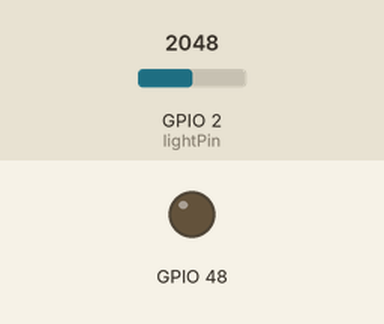
Recording of a sketch running on a simulated ESP32-S3. Shown: output pins drawn as LEDs (lit = HIGH). The test bench sets the inputs (shaded band); at power-on: GPIO 2 (lightPin) = 2048. What the sketch prints to the serial monitor is not drawn.

Above: at 1.3 s.
1.4 s: GPIO 2 (lightPin) set to 1711
2.9 s: GPIO 2 (lightPin) set to 1599
At 3.6 s:
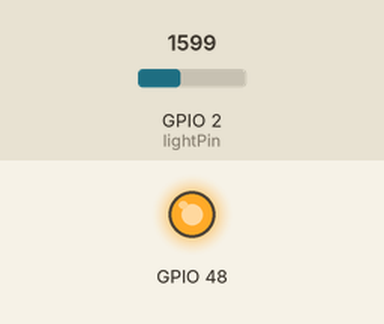
4.5 s: GPIO 2 (lightPin) set to 2047
At 4.8 s:
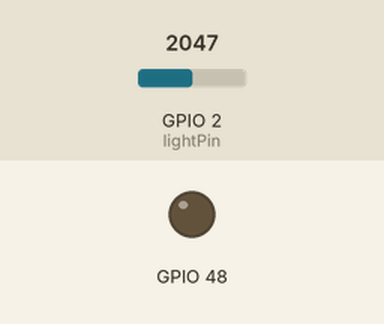
6.0 s: GPIO 2 (lightPin) set to 1228
At 7.2 s:
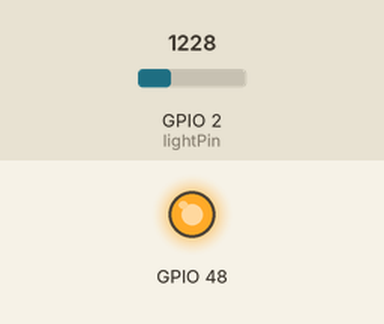
Timing chart, 0 to 8.5 s (numbered marks = the images above; inputs shaded):
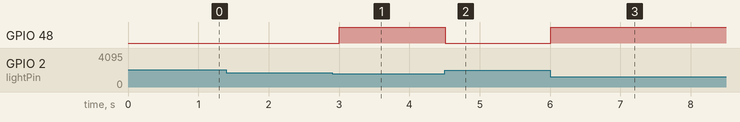

The sketch:

read-sensor-smart-led.ino
```cpp
/*
 * Smart LED control
 *
 * Board:  tinyCore (ESP32-S3)
 * Docs:   https://tinydocs.cc/2_tiny-core/basics/read-sensor-value/
 * Studio: https://app.tinystudio.cc/Mister-Industries/tinyStudio-examples/basics/read-sensor-smart-led
 *
 * Part of the MR.INDUSTRIES tinyStudio examples collection.
 * Generated from tinyDocs — edit the docs page, not this file.
 */

// Light-Controlled Auto LED

const int lightPin = 2;

void setup() {
  Serial.begin(115200);
  pinMode(LED_BUILTIN, OUTPUT);

  Serial.println("Automatic light controller ready");
  Serial.println("LED will turn on when it gets dark");
}

void loop() {
  int lightValue = analogRead(lightPin);

  // Convert to percentage (0-100)
  int lightLevel = map(lightValue, 0, 4095, 0, 100);

  // Auto-control LED based on light level
  if (lightLevel < 40) {
    digitalWrite(LED_BUILTIN, HIGH);  // Turn on LED when dark
    Serial.print("🌙 Dark detected (");
    Serial.print(lightLevel);
    Serial.println("%) - LED ON");
  } else {
    digitalWrite(LED_BUILTIN, LOW);   // Turn off LED when bright
    Serial.print("☀️ Light detected (");
    Serial.print(lightLevel);
    Serial.println("%) - LED OFF");
  }

  delay(500);
}
```

Measured:
- the behaviour switches between 1638 and 1637 on GPIO 2 (lightPin) (found by bisection; images 0 and 1)
- after the input at 1.4 s, every drawn part: stays the same
- after the input at 2.9 s, GPIO 48: LOW → HIGH after 0.11 s
- after the input at 4.5 s, GPIO 48: HIGH → LOW at once
- after the input at 6.0 s, GPIO 48: LOW → HIGH at once
